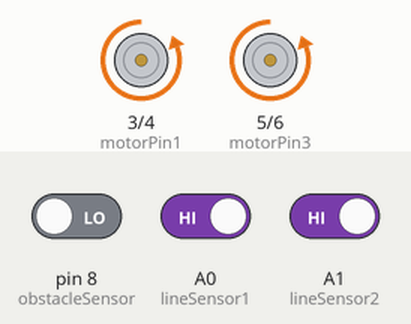
Recording of a sketch running on a simulated Arduino Uno, built with avr-gcc and run on an emulated ATmega328P. On the bench: motor-driver pin pairs drawn as motors (green arrow = first pin HIGH = forward, orange = second pin HIGH = backward, longer = more drive, scaled by the enable pin). The test bench sets the inputs (shaded band); at power-on: pin 8 (obstacleSensor) LOW, A0 (lineSensor1) HIGH, A1 (lineSensor2) HIGH.

Above: at 2.8 s.
2.9 s: pin 8 (obstacleSensor) driven HIGH
At 4.2 s:
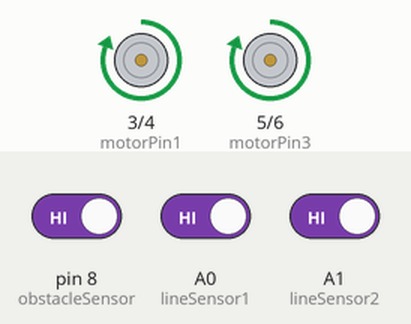
4.5 s: pin 8 (obstacleSensor) driven LOW
At 6.5 s:
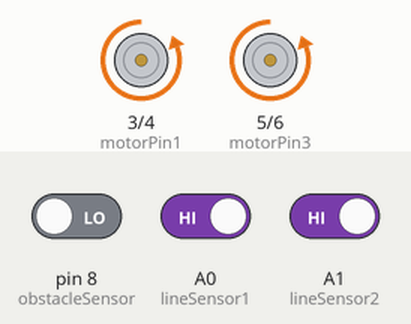
7.5 s: A0 (lineSensor1) driven LOW
At 9.2 s:
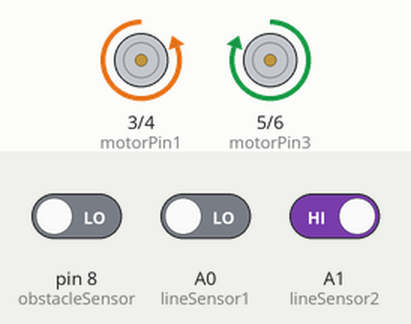
9.5 s: A0 (lineSensor1) driven HIGH
At 11.1 s:
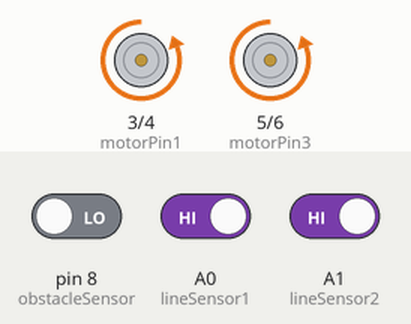
12.0 s: A1 (lineSensor2) driven LOW
At 13.8 s:
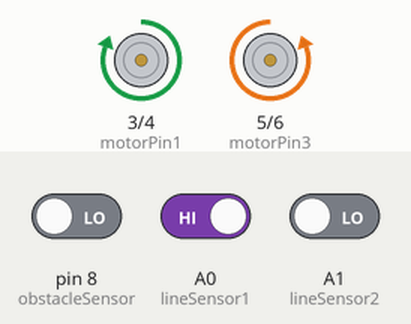
Timing chart, 0 to 15.0 s (numbered marks = the images above; inputs shaded):
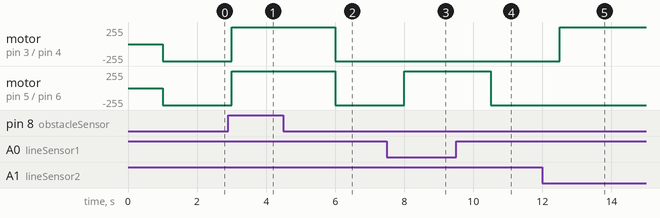

Measured:
- after the input at 2.9 s, motor on pin 3 (motorPin1) / pin 4 (motorPin2), motor on pin 5 (motorPin3) / pin 6 (motorPin4): backward 255/255 → forward 255/255 after 0.10 s
- after the input at 4.5 s, motor on pin 3 (motorPin1) / pin 4 (motorPin2), motor on pin 5 (motorPin3) / pin 6 (motorPin4): forward 255/255 → backward 255/255 after 1.5 s
- after the input at 7.5 s, motor on pin 5 (motorPin3) / pin 6 (motorPin4): backward 255/255 → forward 255/255 after 0.50 s
- after the input at 9.5 s, motor on pin 5 (motorPin3) / pin 6 (motorPin4): forward 255/255 → backward 255/255 after 1.0 s
- after the input at 12.0 s, motor on pin 3 (motorPin1) / pin 4 (motorPin2): backward 255/255 → forward 255/255 after 0.50 s

The sketch:

xedolinetranhvatcan.ino
```cpp
int lineSensor1 = A0;
int lineSensor2 = A1;
int obstacleSensor = 8;
int ena = 2;
int motorPin1 = 3;
int motorPin2 = 4;
int motorPin3 = 5;
int motorPin4 = 6;
int enb = 7;

void setup() {
  pinMode(lineSensor1, INPUT);
  pinMode(lineSensor2, INPUT);
  pinMode(obstacleSensor, INPUT);
  pinMode(motorPin1, OUTPUT);
  pinMode(motorPin2, OUTPUT);
  pinMode(motorPin3, OUTPUT);
  pinMode(motorPin4, OUTPUT);
  pinMode(ena, OUTPUT);
  pinMode(enb, OUTPUT);
}

void loop() {
  int leftSensorValue = digitalRead(lineSensor1);
  int rightSensorValue = digitalRead(lineSensor2);

  if (obstacleDetection()) {
    avoidObstacle();
  } else if (leftSensorValue == LOW && rightSensorValue == LOW) {
    forward();
  } else if (leftSensorValue == LOW && rightSensorValue == HIGH) {
    turnLeft();
  } else if (leftSensorValue == HIGH && rightSensorValue == LOW) {
    turnRight();
  } else {
    delay(1000);
    backward();
  }
}

void forward() {
  digitalWrite(motorPin1, HIGH);
  digitalWrite(motorPin2, LOW);
  digitalWrite(motorPin3, HIGH);
  digitalWrite(motorPin4, LOW);
  digitalWrite(ena, 200);
  digitalWrite(enb, 200);
}

void backward() {
  digitalWrite(motorPin1, LOW);
  digitalWrite(motorPin2, HIGH);
  digitalWrite(motorPin3, LOW);
  digitalWrite(motorPin4, HIGH);
  digitalWrite(ena, 200);
  digitalWrite(enb, 200);
}

void turnLeft() {
  digitalWrite(motorPin1, LOW);
  digitalWrite(motorPin2, HIGH);
  digitalWrite(motorPin3, HIGH);
  digitalWrite(motorPin4, LOW);
  digitalWrite(ena, 200);
  digitalWrite(enb, 200);
}

void turnRight() {
  digitalWrite(motorPin1, HIGH);
  digitalWrite(motorPin2, LOW);
  digitalWrite(motorPin3, LOW);
  digitalWrite(motorPin4, HIGH);
  digitalWrite(ena, 200);
  digitalWrite(enb, 200);
}

void stop() {
  digitalWrite(motorPin1, LOW);
  digitalWrite(motorPin2, LOW);
  digitalWrite(motorPin3, LOW);
  digitalWrite(motorPin4, LOW);
  digitalWrite(ena, 0);
  digitalWrite(enb, 0);
}

void avoidObstacle() {
  int sensorValue = digitalRead(8);
  if (sensorValue == HIGH) {
    forward();
    delay(1000);
  } else {
    backward();
  }
}

int obstacleDetection() {
  int sensorValue = digitalRead(8);
  if (sensorValue == HIGH) {
    return 1;
  } else {
    return 0;
  }
}
```
